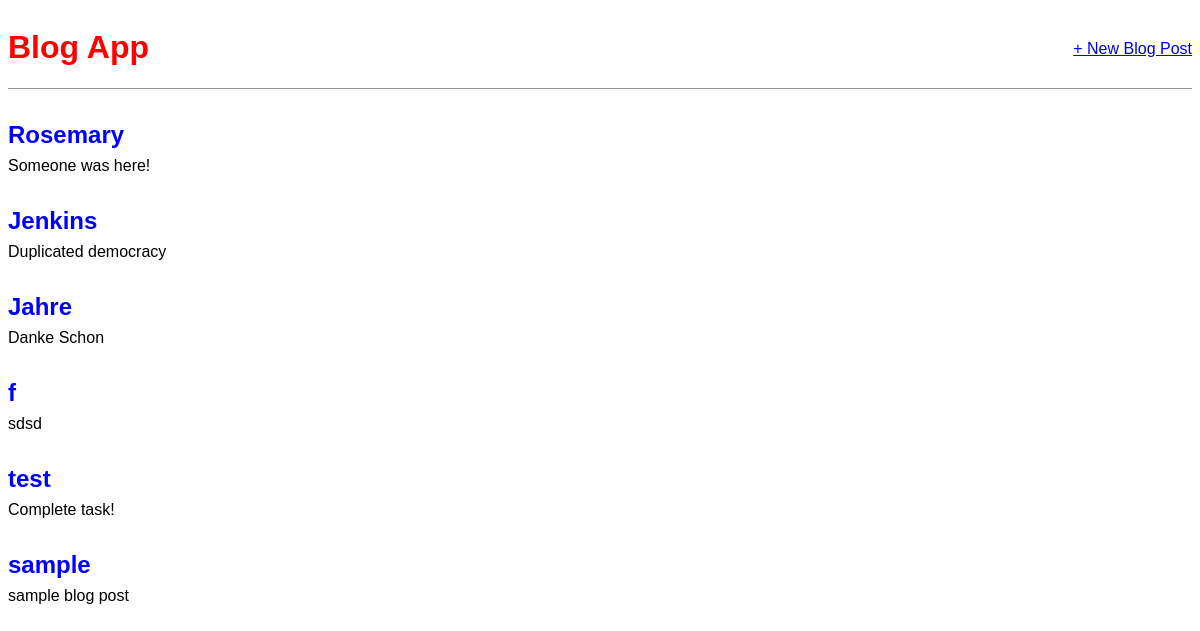
Before: / with the older database file.
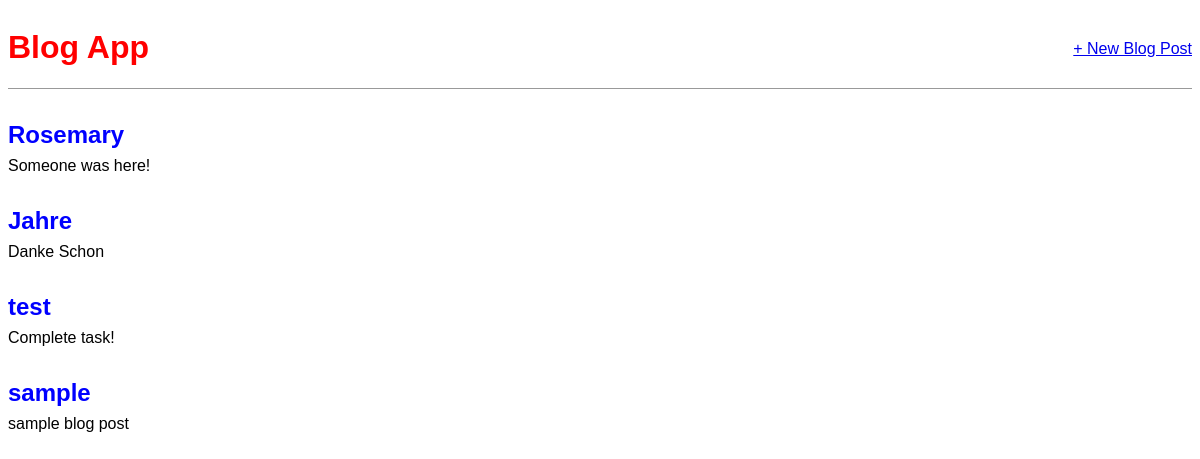
After: the same page with the newer database file.
### blog/models.py (models this page shows, shortened)
class Post(models.Model):
    title = models.CharField(max_length=200)
    author = models.ForeignKey(
        "auth.User",
        on_delete=models.CASCADE,
    )
    body = models.TextField()

### blog/views.py (the view)
# urls.py: path("", Content.as_view(), name="home"),
class Content(ListView):
    model = Post
    template_name = "home.html"

### templates/home.html
{% extends "base.html" %}
{% block content %}
{% for post in object_list %}
<div class="post-entry">
    <h2><a href="{% url 'post_detail' post.pk %}">{{ post.title }}</a></h2>
    <p>{{ post.body }}</p>
</div>
{% endfor %}
{% endblock content %}

### templates/base.html (shortened to what this page needs)
{% load static %}
<html>
<head>
    <link rel="stylesheet" href="{% static 'css/base.css' %}">
</head>
<body>
    <header>
        <div class="nav-left">
            <h1><a href="{% url 'home' %}">Blog App</a></h1>
        </div>
        <div class="nav-right">
            <a href="{% url 'new_post' %}"> + New Blog Post</a>
        </div>
    </header>
    {% block content %}
    {% endblock content %}
</body>
</html>

### static/css/base.css (style rules this page uses)
body { font-family: 'Gill Sans', 'Gill Sans MT', Calibri, 'Trebuchet MS', sans-serif; font-size: 16px; }
header h1 a { color: red; }
header { border-bottom: 1px solid #999; margin-bottom: 2rem; display: flex; }
header h1 a { color: red; text-decoration: none; }
.nav-left { margin-right: auto; }
.nav-right { display: flex; padding-top: 2rem; }
.post-entry { margin-bottom: 2rem; }
.post-entry h2 { margin: 0.5rem 0; }
.post-entry h2 a, .post-entry h2 a:visited { color: blue; text-decoration: none; }
.post-entry p { margin: 0; font-weight: 400; }

Changed rows visible on the page:
removed Post: title "Jenkins", body "Duplicated democracy"
removed Post: title "f", body "sdsd"
